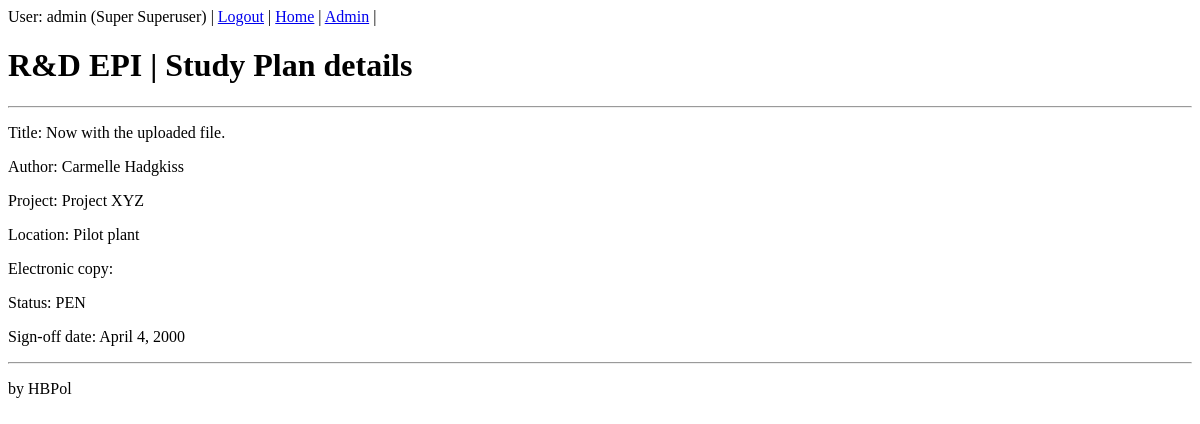
The page /coreapp/studyplan/8 (signed in) on the database as committed earlier.
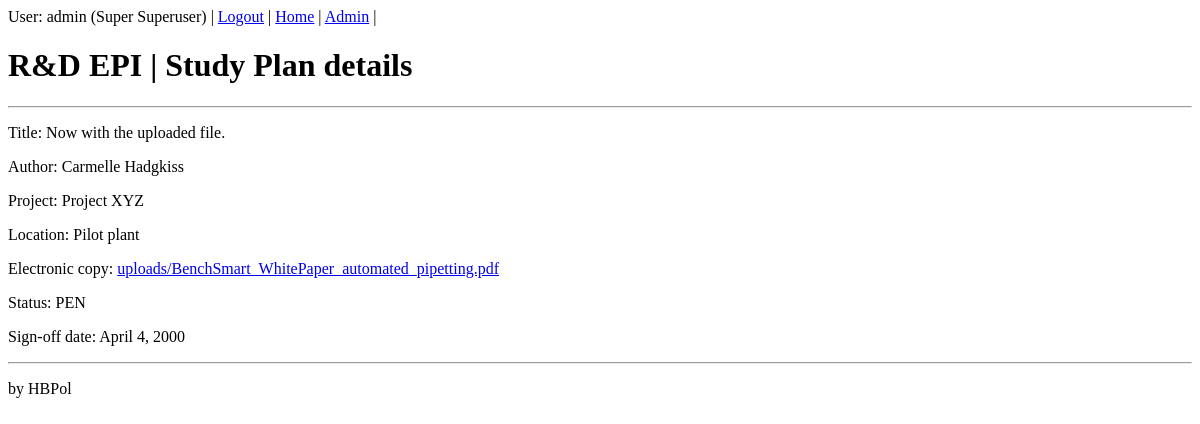
The same page on the database as committed later.
### coreapp/models.py (models this page shows, shortened)
class Document(models.Model):
    author = models.ForeignKey(settings.AUTH_USER_MODEL, on_delete=models.SET_NULL, blank=True, null=True, verbose_name="Main author")
    project = models.ForeignKey(Project, on_delete=models.SET_NULL, blank=True, null=True, verbose_name="Associated project")
    title = models.TextField("Document title")
    location = models.ForeignKey(Location, on_delete=models.SET_NULL, blank=True, null=True, verbose_name="Hard copy location")
    document_code = models.CharField("Document code (e.g. study plan, report... )", max_length=3, choices=DOCUMENT_CODE, default='OTH')
    efile = models.FileField("Scanned copy", upload_to='uploads/', null=True, blank=True)
    class Meta:
        abstract = True

class StudyPlan(Document):
    status = models.CharField("Document status", max_length=3, choices=DOCUMENT_STATUS, default='PEN')
    document_code = 'SP'
    sign_date = models.DateField("Sign-off date", null=True, blank=True)

class User (AbstractUser):
    date_left = models.DateField(null=True, blank=True)
    def __str__(self):
        return self.get_full_name()

class Project(models.Model):
    name = models.CharField("Project name", max_length=128)
    leader = models.ForeignKey(settings.AUTH_USER_MODEL, on_delete=models.SET_NULL, blank=True, null=True, verbose_name="Project leader")
    prefix = models.CharField("Project code", max_length=8)
    def __str__(self):
        return self.name

class Location(models.Model):
    name = models.CharField("Room", max_length=16, null=True, blank=True)
    room_num = models.CharField("Room number", max_length=16, null=True, blank=True)
    def __str__(self):
        return self.name

### coreapp/views.py (the view)
# urls.py: path('studyplan/<int:id>', views.studyplan_detail, name='studyplan-detail'),
@login_required
def studyplan_detail(request, id):
    studyplan = StudyPlan.objects.get(id=id)
    context = {'studyplan': studyplan, 'page_title': 'R&D EPI | Study Plan details'}
    return render(request, 'coreapp/studyplan_detail.html', context)

### coreapp/templates/coreapp/studyplan_detail.html
{% extends 'coreapp/base_generic.html' %}
{% block content %}
	<h1>{{ page_title }}</h1>
	<hr>
	<p>Title: {{ studyplan.title }}</p>
	<p>Author: {{ studyplan.author }}</p>
	<p>Project: {{ studyplan.project }}</p>
	<p>Location: {{ studyplan.location }}</p>
	<p>Electronic copy: <a href="{{ MEDIA_URL }}{{ studyplan.efile }}">{{ studyplan.efile }}</a></p>
	<p>Status: {{ studyplan.status }}</p>
	<p>Sign-off date: {{ studyplan.sign_date }}</p>
{% endblock %}

Rows that differ between the two databases and show on the page:
changed StudyPlan "Now with the uploaded file.": efile (not shown) → "uploads/BenchSmart_WhitePaper_automated_pipetting.pdf"
